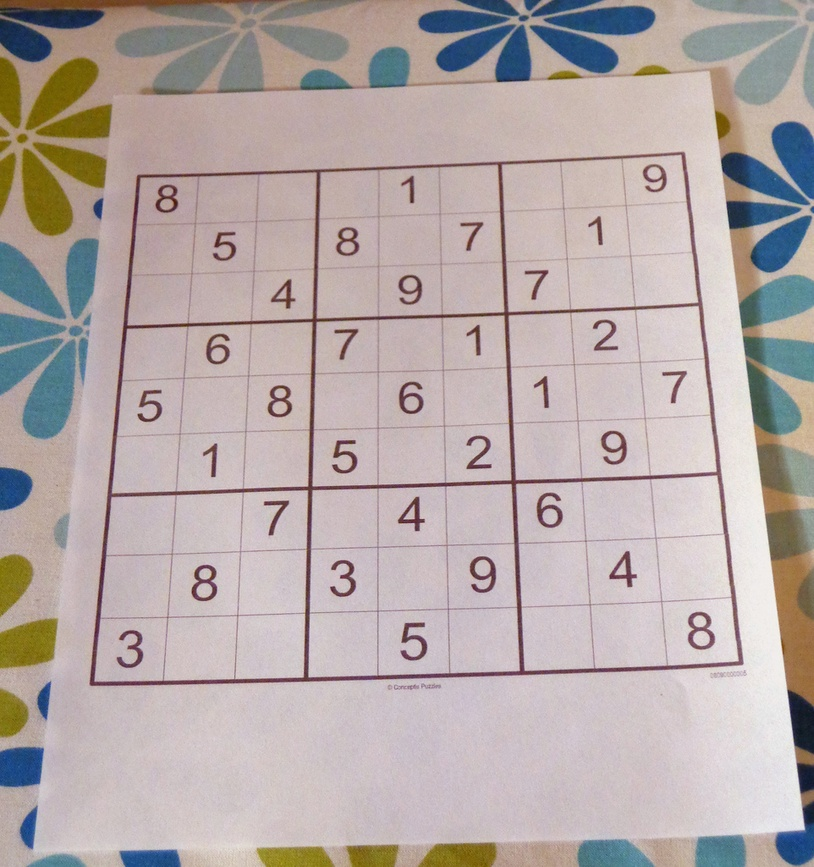
#> input picture ImageProcessing/sudoku.jpg, 814 x 867 px, shrunk from 962 x 1024 before the run
$ jupyter execute Gradients.ipynb   (shell and % lines are left out)   (older library calls are emulated)
#> lines starting #> are read from the running program, lines starting #| are printed output that depends on the picture; after the words box and inside, x2 and y2 are one past the last pixel; in counts of white or black regions, pixels touching at a corner belong together
[cell 1]
# Gradients
# Understanding gradients will allow us to eventually understand edge detection
# which we will use later on, since its an important aspect of object detection in general.

[cell 2]
import cv2
import numpy as np
import matplotlib.pyplot as plt

[cell 3]
img = cv2.imread('sudoku.jpg',0)

[cell 4]
def display_img(img):
    fig = plt.figure(figsize=(12,10))
    ax = fig.add_subplot(111)
    ax.imshow(img,cmap='gray')

[cell 5]
display_img(img)

[cell 6]
sobelY = cv2.Sobel(img,cv2.CV_64F,1,0,ksize=5)
sobelX = cv2.Sobel(img,cv2.CV_64F,0,1,ksize=5)
laplacian = cv2.Laplacian(img,cv2.CV_64F)

[cell 7]
display_img(sobelY)

[cell 8]
display_img(sobelX)

[cell 9]
display_img(laplacian)

[cell 10]
# Combining Previous Ideas
# Let's play around with these images with some of the other ideas we've already seen!

[cell 11]
# Blending Images
blended = cv2.addWeighted(src1=sobelX, alpha=0.5,src2=sobelY,beta=0.5,gamma=0)
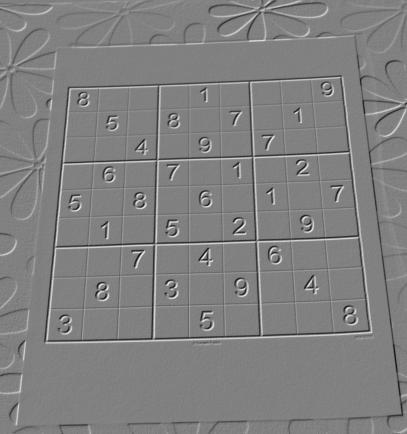
#> blended: shape (867, 814) float64 (shown at 1/2 size); min -4423, max 4334, mean 2.5; drawn with min black and max white

[cell 12]
display_img(blended)

[cell 13]
blended.shape

[cell 14]
# Morphological Operators
kernel = np.ones((4,4),np.uint8)
gradientSob = cv2.morphologyEx(blended,cv2.MORPH_GRADIENT,kernel)
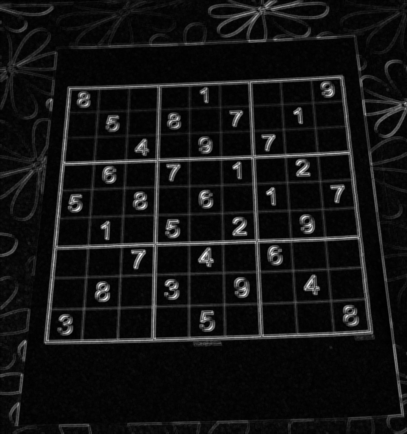
#> gradientSob: shape (867, 814) float64 (shown at 1/2 size); min 26, max 8526, mean 672.1; drawn with min black and max white

[cell 15]
display_img(gradientSob)

[cell 16]
kernel = np.ones((3,3),np.uint8)
gradientLap = cv2.morphologyEx(laplacian,cv2.MORPH_GRADIENT,kernel)
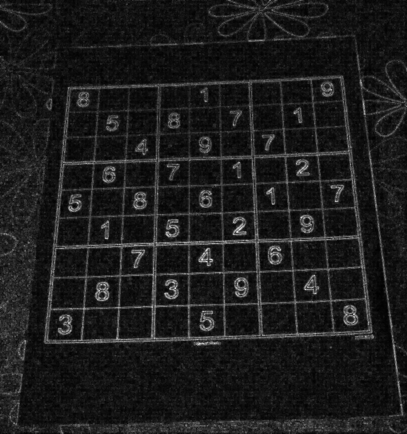
#> gradientLap: shape (867, 814) float64 (shown at 1/2 size); min 1, max 349, mean 40.2; drawn with min black and max white

[cell 17]
display_img(gradientLap)

[cell 18]
ret,th1 = cv2.threshold(blended,100,255,cv2.THRESH_BINARY)
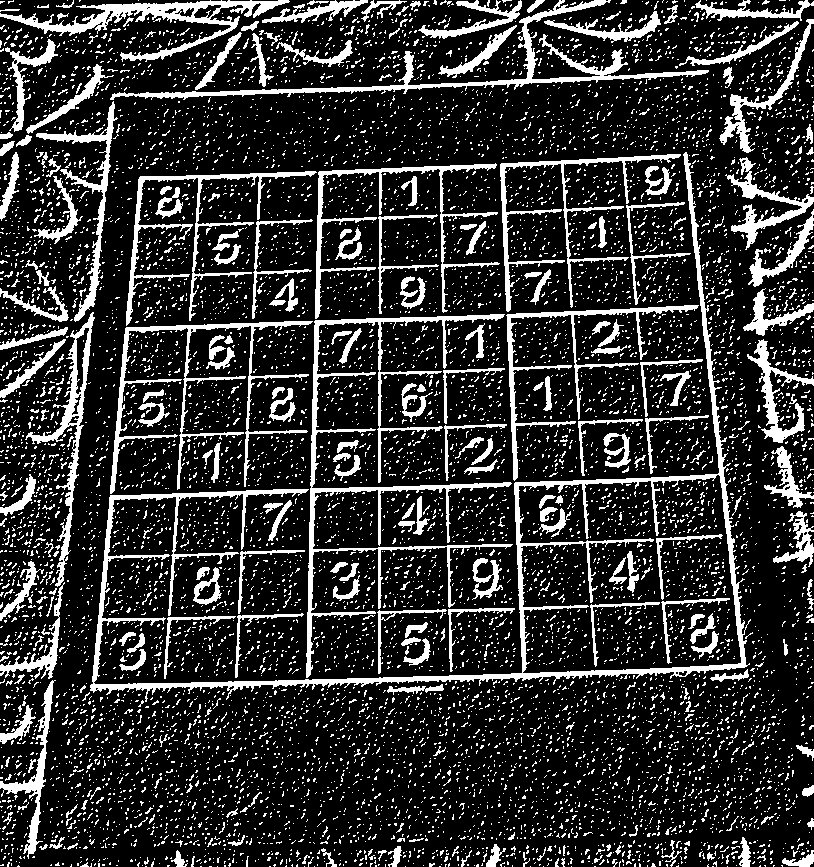
#> th1: shape (867, 814) float64; 19% white; 9640 white regions (9309 under 20 px), largest, box (x1, y1, x2, y2) and area: (90, 152, 751, 702) 12614, (306, 314, 513, 678) 6329, (110, 0, 709, 100) 4624
display_img(th1)

[cell 19]
ret,th1 = cv2.threshold(laplacian,25,255,cv2.THRESH_BINARY)
#> th1: shape (867, 814) float64; 4.9% white in thin lines or dots
display_img(th1)

[cell 20]
ret,th1 = cv2.threshold(gradientLap,45,255,cv2.THRESH_BINARY_INV)
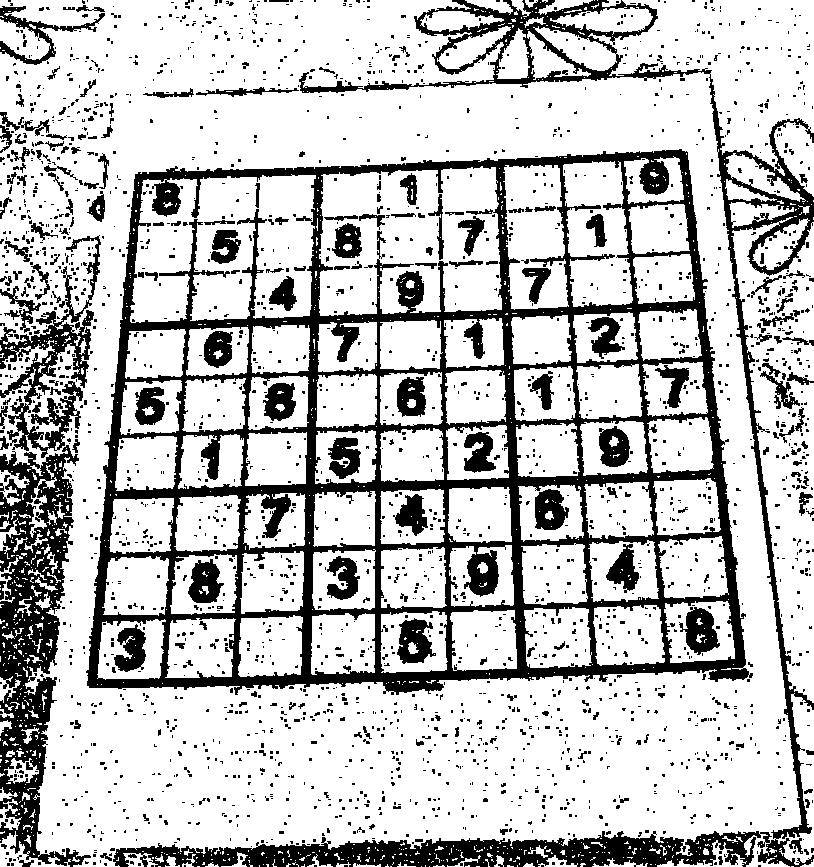
#> th1: shape (867, 814) float64; 75.7% white; 2439 black regions (2208 under 20 px), largest, box (x1, y1, x2, y2) and area: (86, 149, 753, 695) 75058, (113, 0, 814, 867) 28503, (0, 445, 91, 867) 16165
display_img(th1)

[cell 21]
ret,th1 = cv2.threshold(gradientSob,250,255,cv2.THRESH_BINARY_INV)
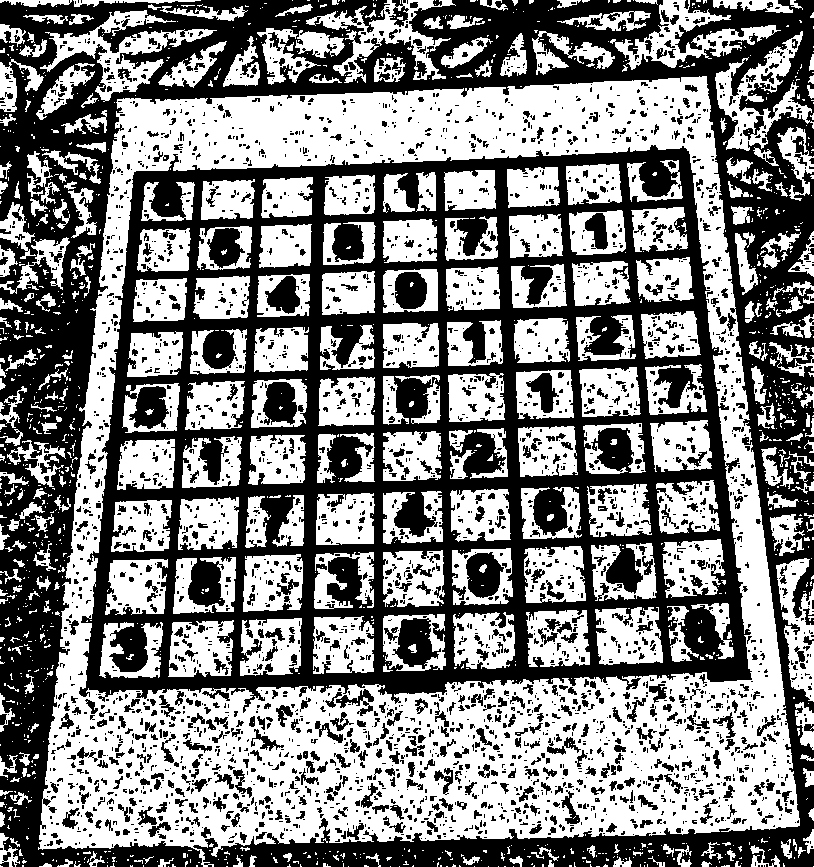
#> th1: shape (867, 814) float64; 51.8% white; 3257 black regions (2463 under 20 px), largest, box (x1, y1, x2, y2) and area: (79, 145, 752, 713) 143559, (0, 0, 814, 867) 137309, (384, 618, 441, 669) 1524
display_img(th1)

[cell 22]
ret,th1 = cv2.threshold(blended,100,255,cv2.THRESH_BINARY_INV)
display_img(th1)

$ run again, with ImageProcessing/bricks.jpg copied over ImageProcessing/sudoku.jpg
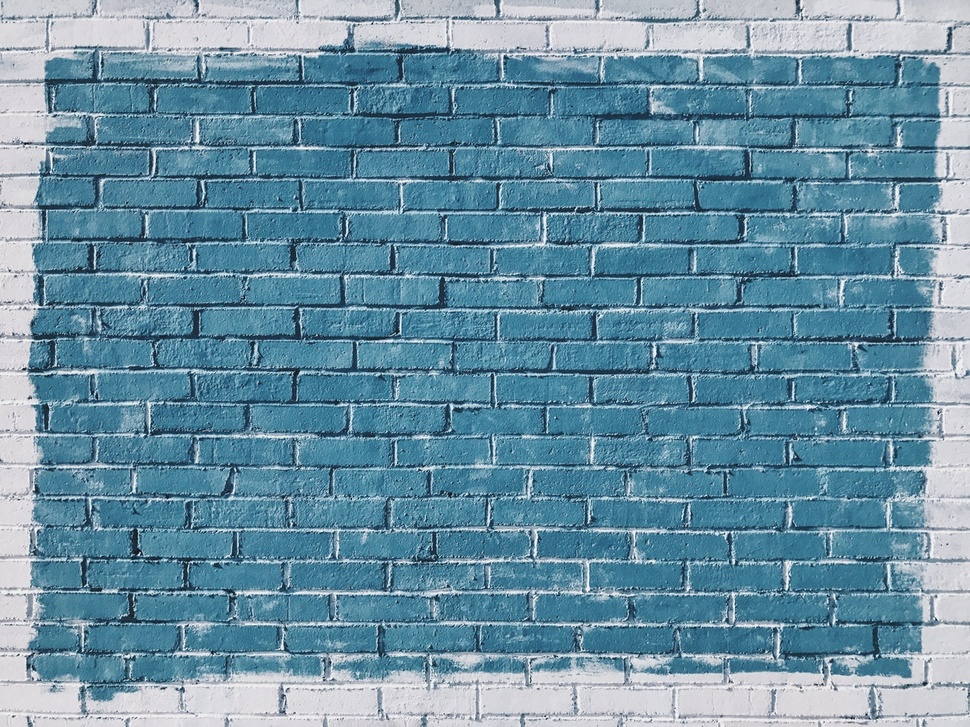
#> input picture ImageProcessing/bricks.jpg, 970 x 727 px, shrunk from 1267 x 950 before the run
#> `ret,th1 = cv2.threshold(blended,100,255,cv2.THRESH_BINARY)`:
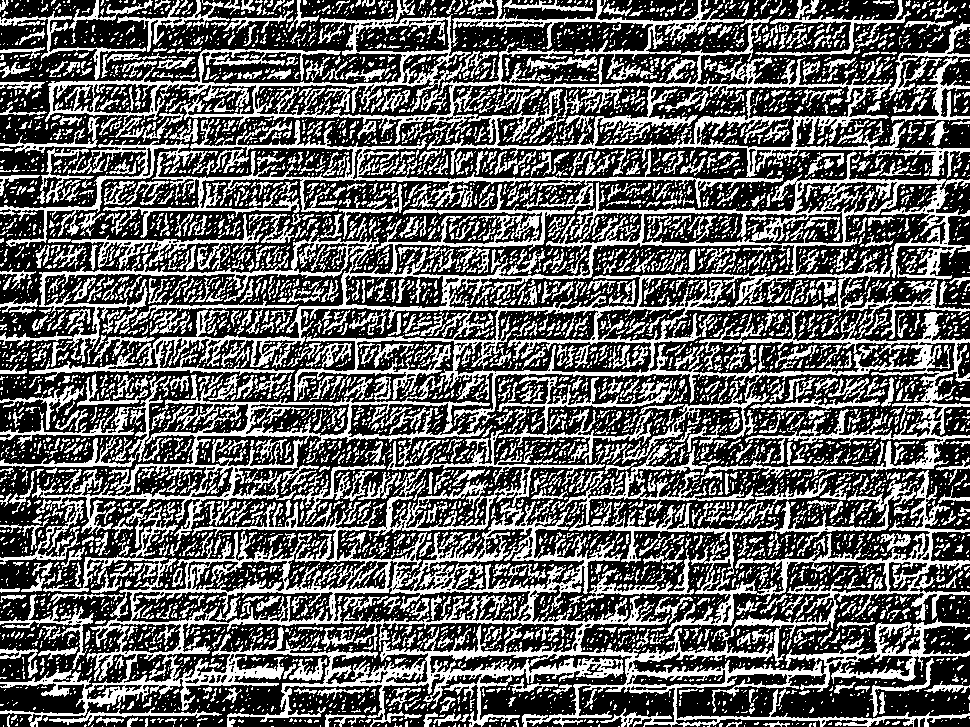
#> th1: shape (727, 970) float64; 38.1% white; 6494 white regions (5104 under 20 px), largest, box (x1, y1, x2, y2) and area: (0, 429, 970, 727) 53658, (0, 152, 970, 485) 41425, (45, 0, 906, 177) 22645
#> `ret,th1 = cv2.threshold(gradientSob,250,255,cv2.THRESH_BINARY_INV)`:
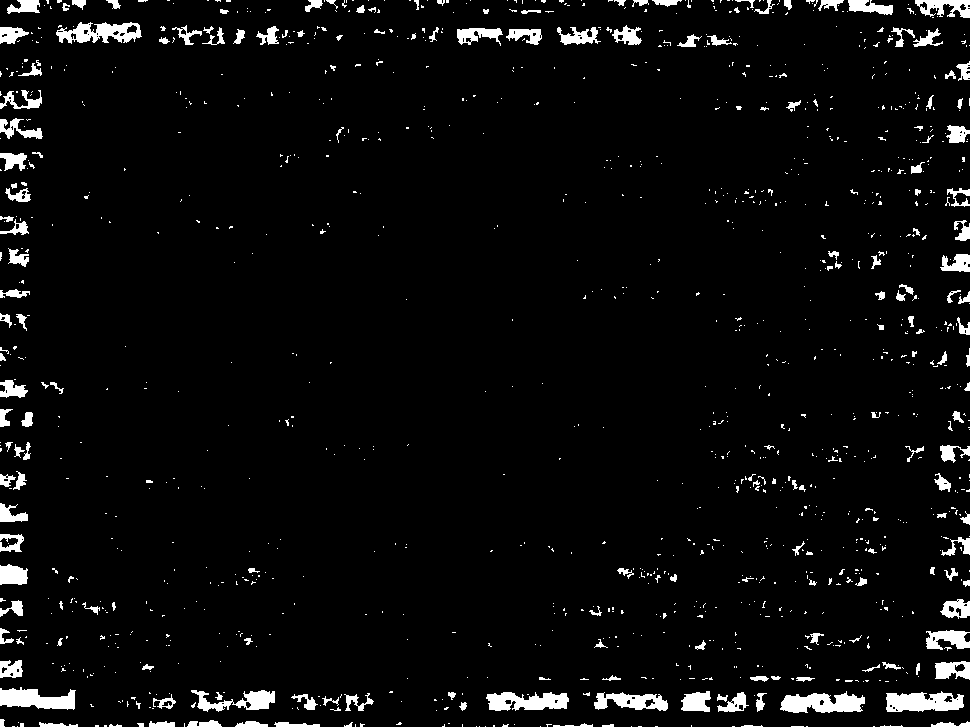
#> th1: shape (727, 970) float64; 4.4% white; 1217 white regions (1027 under 20 px), largest, box (x1, y1, x2, y2) and area: (780, 691, 865, 713) 1270, (886, 691, 964, 712) 1215, (0, 687, 76, 710) 1144
